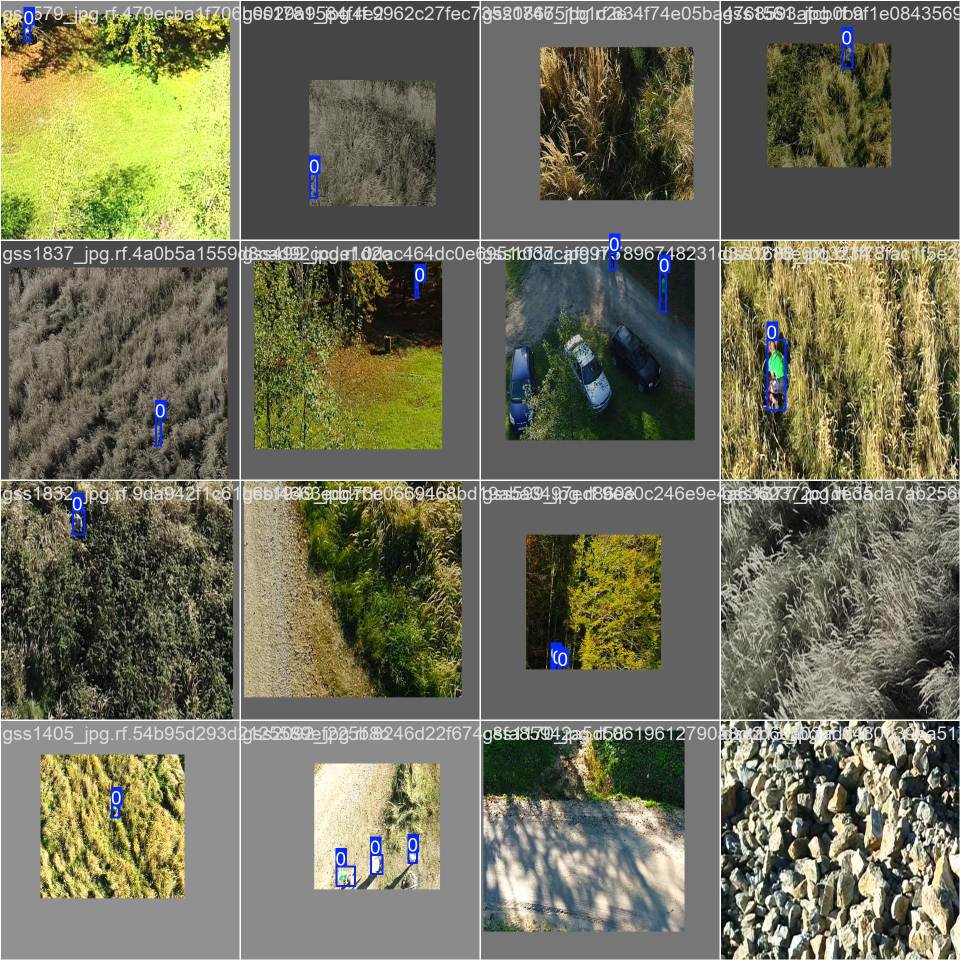
#> input picture wandb/run-20261001_173527-pihylgx5/files/media/images/train_batch0_1_35f5e470208d334c3f37.jpg, 1920 x 1920 px (shown at 1/2 size)
$ python -i make_world.py   (imports and definitions only)
#> lines starting #> are read from the running program, lines starting #| are printed output that depends on the picture
#!/usr/bin/env python3
"""Generate the Bymarka world: real terrain, lakes, forest and paths around Kobberdammen /
Gråkallen in Trondheim, from open map data (see data.py and sim/ATTRIBUTION.md).

    python3 sim/tools/bymarka/make_world.py            # everything (first run downloads ~200 MB)
    python3 sim/tools/bymarka/make_world.py --tex 2048 # lighter ground textures
    python3 sim/tools/bymarka/make_world.py --retex --tex-far 1024  # re-encode the baked tiles only
    python3 sim/tools/bymarka/make_world.py --skip-terrain --forest --props   # trees + ground clutter
    python3 sim/tools/bymarka/make_dense.py            # the smaller, denser search-area world

Writes (generated, git-ignored, re-run instead of editing):
    sim/models/bymarka_terrain/   8 x 8 ground tiles (2 m mesh) with baked 4K textures (BC1 .dds
                                  colour, 4K near the launch spot, --tex-far outside; masters in materials/bake/)
    sim/models/bymarka_water/     lakes at their real water level
    sim/models/bymarka_backdrop/  30 x 30 km of real terrain around it (hills, fjord, city)
    sim/worlds/bymarka.sdf
    sim/worlds/bymarka_trees.npz  tree instances (position, height, species) from the laser data

World frame: ENU, metres, origin at the drone's launch spot (a flat clearing near the centre),
z = 0 at the ground there. The real height above sea level of the origin is in the world's
<spherical_coordinates>.
"""

import argparse
import json
import math
import os
import shutil
import sys
import time

import numpy as np
from PIL import Image, ImageDraw
from scipy import ndimage

sys.path.insert(0, os.path.dirname(os.path.abspath(__file__)))
import data  # noqa: E402
from dxt import save_bc1  # noqa: E402

SIM = os.path.dirname(os.path.dirname(os.path.dirname(os.path.abspath(__file__))))
MODELS = os.path.join(SIM, "models")
WORLDS = os.path.join(SIM, "worlds")

CENTRE = (563900.0, 7033500.0)  # EPSG:25832, Kobberdammen
HALF = 1000.0  # core area: 2 x 2 km at 1 m
CORE = (CENTRE[0] - HALF, CENTRE[1] - HALF, CENTRE[0] + HALF, CENTRE[1] + HALF)
FAR_HALF = 15000.0  # backdrop: 30 x 30 km at 25 m
FAR = (CENTRE[0] - FAR_HALF, CENTRE[1] - FAR_HALF, CENTRE[0] + FAR_HALF, CENTRE[1] + FAR_HALF)
MESH_RES = 2.0  # ground mesh grid
TILES = 8  # tiles per side (250 m each)
COLLISION_RES = 4.0


def log(msg):
    print(f"[{time.strftime('%H:%M:%S')}] {msg}", flush=True)


def smoothstep(e0, e1, x):
    t = np.clip((x - e0) / (e1 - e0), 0.0, 1.0)
    return t * t * (3 - 2 * t)


# ---------------------------------------------------------------------------------------------
# Masks at 1 m (row 0 = north, col 0 = west)


# [189 lines left out: functions rasterize_osm, build_masks, preview_masks, grid_heights, lakes, choose_origin and 3 more, not called in this run]


# ---------------------------------------------------------------------------------------------
# Baked ground textures. Gazebo can't blend textures by a mask on a mesh, so every tile gets its
# own texture with the ground layers already blended, shaded under trees and colour-varied.

# name -> (source, repeat in m, colour multiplier)
LAYERS = {
    "moss": (("acg", "Moss004"), 2.5, (1.0, 1.0, 1.0)),           # spruce forest moss carpet
    "bilberry": (("acg", "Moss002"), 3.0, (0.85, 0.95, 0.8)),     # bilberry/moss mix
    "litter": (("ph", "forest_ground_04"), 3.0, (0.8, 0.8, 0.75)),  # needles, twigs, dirt
    "heath": (("acg", "Ground037"), 3.5, (0.66, 0.66, 0.46)),      # dry heath / lichen-grass, heather
    "grass": (("acg", "Grass001"), 3.0, (0.86, 0.84, 0.56)),      # tussocky moor grass, straw-tinged
    "rock": (("ph", "lichen_rock"), 4.0, "grey"),                 # grey rock, pale lichen
    "rock2": (("acg", "Rock064"), 5.0, (0.85, 0.88, 0.85)),       # mossy rock
    "bog": (("acg", "Grass001"), 3.0, (0.86, 0.84, 0.52)),        # sedge / deergrass, pale yellow-green
    "bog2": (("acg", "Moss004"), 2.0, (0.9, 0.95, 0.62)),         # sphagnum hummocks, olive
    "path": (("acg", "Ground078"), 2.0, (0.72, 0.68, 0.62)),
    "gravel": (("acg", "Ground081"), 3.0, (0.9, 0.9, 0.88)),
    "asphalt": (("acg", "Asphalt031"), 4.0, (0.75, 0.75, 0.75)),
    "shore": (("acg", "Gravel041"), 2.0, (0.85, 0.85, 0.82)),
}


# [27 lines left out: functions load_layers, noise_field, not called in this run]


_BAKE = {}  # shared with worker processes (fork)


# [7 lines left out: function bake_setup, not called in this run]


def _sample(a, rows, cols, order=1):
    return ndimage.map_coordinates(a, [rows, cols], order=order, mode="nearest").astype(np.float32)


# [93 lines left out: function bake_tile, not called in this run]


# Texture sizes per tile. Gazebo's server (drone camera) and GUI each keep every texture in GPU
# memory, which on the Jetson is system RAM. Full size only where the drone searches; colour as
# BC1 (1/8 of the RGBA8 Ogre makes from a JPG); normal maps at half the colour size (Ogre keeps
# them as RG8, and the relief they add is subtle).
_FINISH = {"origin": (0.0, 0.0, 0.0), "tex": 4096, "tex_far": 2048}


# [161 lines left out: functions tile_tex, finish_tile, _pool_map, write_terrain, write_water, not called in this run]


def write_backdrop(origin, tex=4096):
    """30 x 30 km of real terrain around the core (hills, fjord, Trondheim) with a baked
    colour map and distance haze: Gazebo has no fog, so the haze is painted on."""
    root = os.path.join(MODELS, "bymarka_backdrop")
    os.makedirs(os.path.join(root, "meshes"), exist_ok=True)
    ox, oy, oz = origin
    res = 25.0
    z = data.height("dtm", FAR, res)
    z = np.where(np.isnan(z), -0.5, z)  # sea
    med = ndimage.median_filter(z, 3)
    z = np.where(np.abs(z - med) > 60, med, z)  # single-pixel spikes from resampling
    # Nothing within 15 km of Trondheim is above ~600 m: anything higher is resampling junk.
    z = np.where(z > 900, ndimage.median_filter(np.where(z > 900, 0, z), 9), z)
    n = z.shape[0]
    # Grid points at pixel centres.
    x0 = FAR[0] + res / 2 - ox
    yt = FAR[3] - res / 2 - oy
    v, t, nr = grid_mesh(z - oz, x0, yt, res)
    # Cut a hole for the core (keep a 100 m overlap, pushed 4 m down so the core covers it).
    inside = (np.abs(v[:, 0] + ox - CENTRE[0]) < HALF - 30) & (np.abs(v[:, 1] + oy - CENTRE[1]) < HALF - 30)
    v[inside, 2] -= 4.0
    deep = (np.abs(v[:, 0] + ox - CENTRE[0]) < HALF - 120) & (np.abs(v[:, 1] + oy - CENTRE[1]) < HALF - 120)
    t = t[~deep[t].all(1)]
    uv = np.stack([(v[:, 0] - x0 + res / 2) / (n * res), (yt + res / 2 - v[:, 1]) / (n * res)], 1)
    write_gltf(os.path.join(root, "meshes", "backdrop.gltf"), v, t, nr, uv)

    # Colour map from the topographic map classes.
    topo = data.topo(FAR, 4000).astype(np.float32)
    r, g, b = topo[..., 0], topo[..., 1], topo[..., 2]
    col = np.zeros(topo.shape, np.float32)
    col[:] = (0.30, 0.36, 0.20)  # open land / heath
    forest = (g > r) & (b < 165)
    col[forest] = (0.12, 0.20, 0.10)
    field = (r >= 225) & (g >= 215) & (b < 200)
    col[field] = (0.38, 0.47, 0.22)
    urban = (r > 215) & (g > 215) & (b > 200) & (np.abs(r - b) < 40)
    col[urban] = (0.52, 0.50, 0.48)
    road = (r < 130) & (np.abs(r - g) < 10)
    col[road] = (0.35, 0.35, 0.35)
    water = (b > 235) & (b - r > 30)
    col[water] = (0.08, 0.13, 0.17)
    rng = np.random.default_rng(5)
    col *= (1 + 0.12 * ndimage.gaussian_filter(rng.standard_normal(col.shape[:2]), 3)[..., None] * 3)
    # Bare rock on high, steep ground.
    zz = np.asarray(Image.fromarray(z).resize((4000, 4000), Image.BILINEAR))
    gy, gx = np.gradient(zz, 7.5)
    steep = smoothstep(25, 40, np.degrees(np.arctan(np.hypot(gx, gy)))) * ~water
    col = col * (1 - steep[..., None] * 0.6) + steep[..., None] * 0.6 * np.array((0.45, 0.45, 0.42))
    # Distance haze.
    ys, xs = np.mgrid[0:4000, 0:4000]
    d = np.hypot((xs + 0.5) * 7.5 - FAR_HALF, (ys + 0.5) * 7.5 - FAR_HALF)
    haze = (1 - np.exp(-np.clip(d - 800, 0, None) / 9000.0))[..., None] * 0.75
    col = col * (1 - haze) + haze * np.array((0.62, 0.70, 0.78))
    img = Image.fromarray((np.clip(col, 0, 1) * 255).astype(np.uint8)).resize((tex, tex), Image.LANCZOS)
    os.makedirs(os.path.join(root, "materials", "textures"), exist_ok=True)
    tdir = os.path.join(root, "materials", "textures")
    save_bc1(os.path.join(tdir, "backdrop.dds"), np.asarray(img))
    if os.path.exists(os.path.join(tdir, "backdrop.jpg")):  # older runs
        os.remove(os.path.join(tdir, "backdrop.jpg"))
    with open(os.path.join(root, "model.sdf"), "w") as f:
        f.write("""<?xml version="1.0"?>
<!-- Generated by sim/tools/bymarka/make_world.py, do not edit. -->
<sdf version="1.9">
  <model name="bymarka_backdrop">
    <static>true</static>
    <link name="link">
      <visual name="terrain">
        <cast_shadows>false</cast_shadows>
        <geometry><mesh><uri>model://bymarka_backdrop/meshes/backdrop.gltf</uri></mesh></geometry>
        <material>
          <diffuse>1 1 1 1</diffuse><specular>0.02 0.02 0.02 1</specular>
          <pbr><metal>
            <albedo_map>model://bymarka_backdrop/materials/textures/backdrop.dds</albedo_map>
            <roughness>0.95</roughness><metalness>0</metalness>
          </metal></pbr>
        </material>
      </visual>
    </link>
  </model>
</sdf>
""")
    write_config(root, "bymarka_backdrop", "30 x 30 km of real terrain around Bymarka (Kartverket DTM)")


# Sun matching the photographic sky (sim/assets/sky/sun_light.sdf.xml, from the HDRI).
SUN = {"direction": "0.5546 0.3755 -0.7425", "diffuse": "0.973 1.000 0.927 1"}


# [52 lines left out: function write_world, not called in this run]


# ---------------------------------------------------------------------------------------------
# Trees from the laser data

SPECIES = ("spruce", "pine", "birch", "alder", "juniper")
NEAR_RADIUS = 350.0  # m around the launch spot: detailed trees + ground clutter (where the drone flies)


# [243 lines left out: functions assign_species, tree_instances, prop_instances, local_people, place_people, people_sdf and 2 more, not called in this run]


# [85 lines not run here, left out]

>>> import cv2
>>> picture = cv2.imread('../../../wandb/run-20261001_173527-pihylgx5/files/media/images/train_batch0_1_35f5e470208d334c3f37.jpg', cv2.IMREAD_GRAYSCALE)
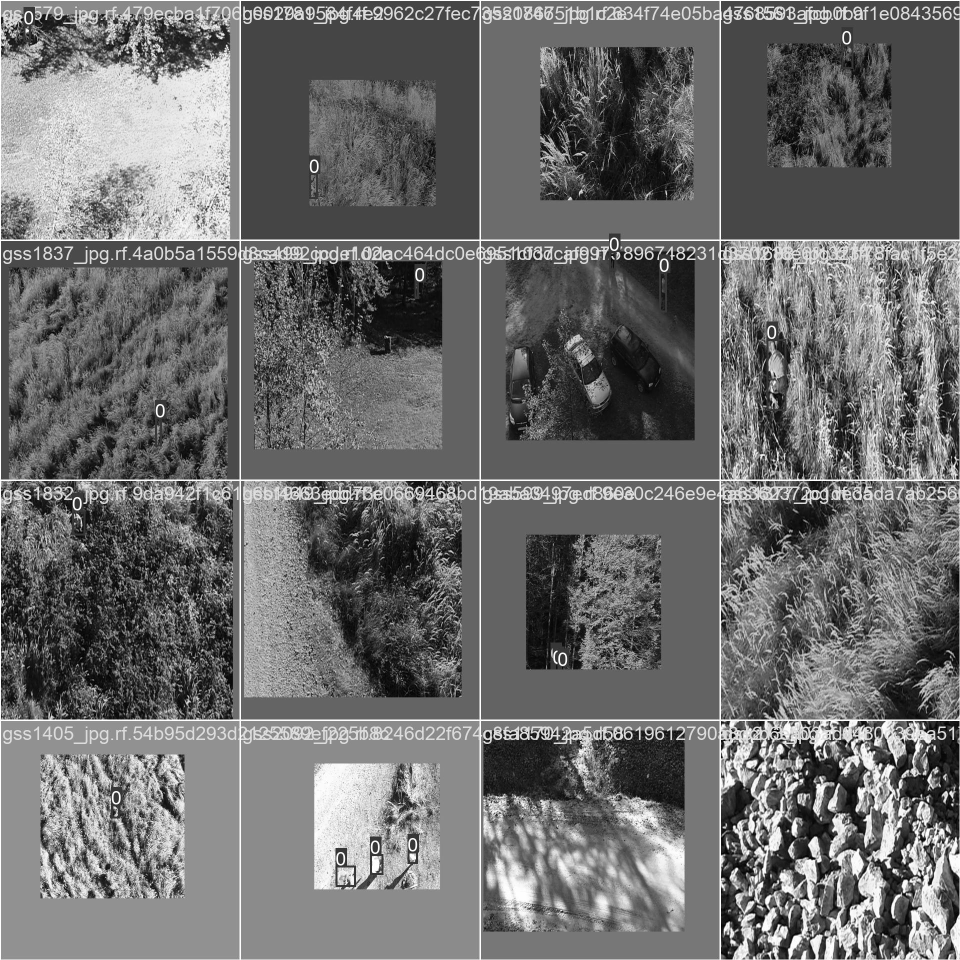
#> picture: shape (1920, 1920) (shown at 1/2 size); min 0, max 255, mean 109.3
>>> result = write_backdrop(picture)
#> (the run stopped early here; a loop or call above may not have finished)
